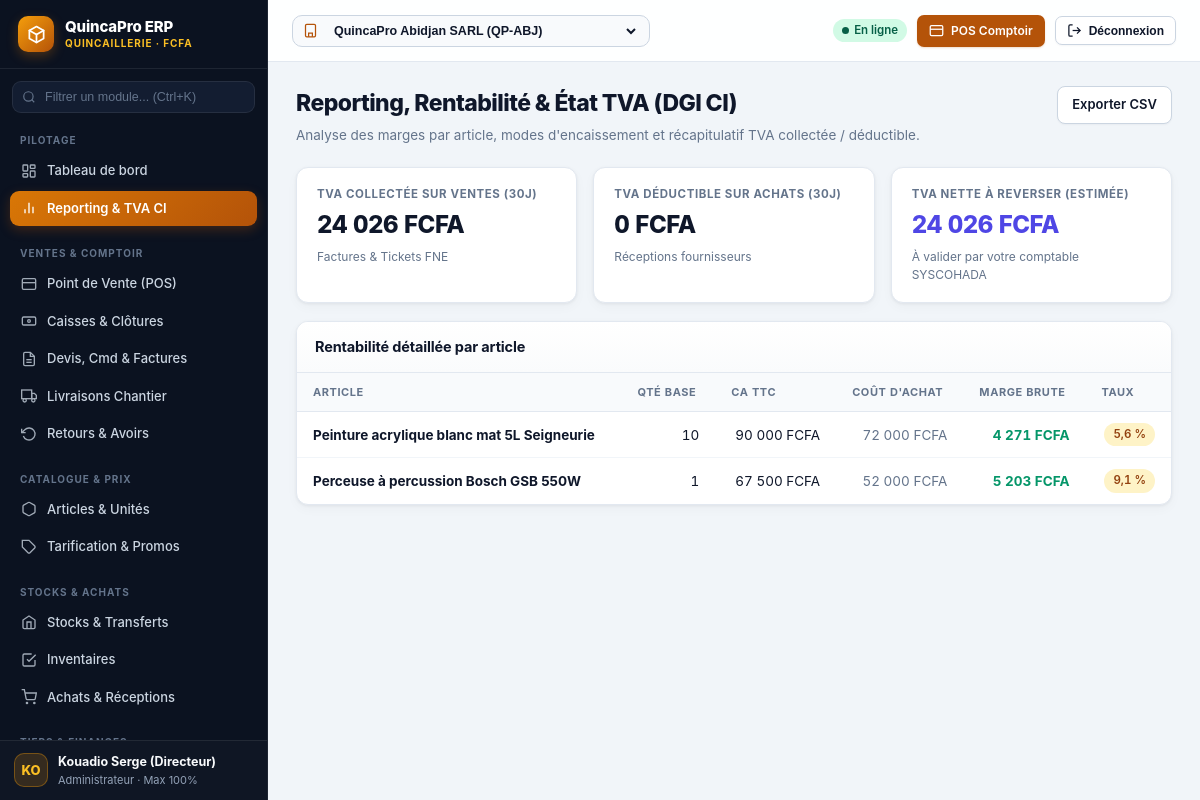
The page /reporting/ (signed in) on the database its author committed.
### apps/accounts/models.py (models this page shows, shortened)
class User(AbstractUser):
    full_name = models.CharField(max_length=140, blank=True)
    phone = models.CharField(max_length=40, blank=True)
    role = models.ForeignKey(Role, on_delete=models.PROTECT, null=True, blank=True, related_name='users')
    pin_hash = models.CharField(max_length=255, blank=True)
    default_company = models.ForeignKey('organization.Company', on_delete=models.PROTECT, null=True, blank=True)
    default_warehouse = models.ForeignKey('organization.Warehouse', on_delete=models.PROTECT, null=True, blank=True)
    failed_attempts = models.PositiveSmallIntegerField(default=0)
    locked_until = models.DateTimeField(null=True, blank=True)
    @property
    def display_name(self):
        return self.full_name or self.get_full_name() or self.username
    @property
    def max_discount_percent(self):
        if self.is_superuser:
            return 100
        return float(self.role.max_discount_percent) if self.role else 0.0

class Role(models.Model):
    code = models.CharField(max_length=32, unique=True)
    name = models.CharField(max_length=80)
    description = models.CharField(max_length=255, blank=True)
    max_discount_percent = models.DecimalField(max_digits=5, decimal_places=2, default=0)
    can_approve_override = models.BooleanField(default=False)
    permissions = models.JSONField(default=list, blank=True)
    is_system = models.BooleanField(default=False)
    class Meta:
        ordering = ['name']

### apps/sales/models.py (models this page shows)
class SalesLine(models.Model):
    document = models.ForeignKey(SalesDocument, on_delete=models.CASCADE, related_name='lines')
    product = models.ForeignKey('catalog.Product', on_delete=models.PROTECT)
    product_name = models.CharField(max_length=180)
    unit_label = models.CharField(max_length=80, default='Unité')
    conversion_factor = models.DecimalField(max_digits=12, decimal_places=4, default=1)
    quantity = models.DecimalField(max_digits=14, decimal_places=4)
    quantity_base = models.DecimalField(max_digits=14, decimal_places=4)
    base_price = models.DecimalField(max_digits=14, decimal_places=0, default=0)
    unit_price = models.DecimalField(max_digits=14, decimal_places=0)
    discount_percent = models.DecimalField(max_digits=5, decimal_places=2, default=0)
    tax_rate = models.DecimalField(max_digits=5, decimal_places=2, default=18)
    tax_label = models.CharField(max_length=80, default='TVA 18%')
    line_total_ht = models.DecimalField(max_digits=14, decimal_places=0)
    line_tax = models.DecimalField(max_digits=14, decimal_places=0, default=0)
    line_total_ttc = models.DecimalField(max_digits=14, decimal_places=0)
    cost_price_base = models.DecimalField(max_digits=14, decimal_places=2, default=0)
    pricing_rule_applied = models.CharField(max_length=160, blank=True)

### apps/reporting/views.py (the view, shortened to what this page needs)
# urls.py: path('reporting/', reporting_view, name='reporting'),
@require_perm('reporting.view')
def reporting_view(request):
    can_margins = user_has_perm(request.user, 'reporting.view_margins')
    data = build_dashboard_data(request.company, can_view_margins=can_margins)
    return render(request, 'reporting/reporting.html', {'data': data})

### templates/reporting/reporting.html (shortened to what this page needs)
{% extends 'base.html' %}
{% load erp_tags %}
{% block content %}
<div class="page-header">
  <div>
    <h1>Reporting, Rentabilité & État TVA (DGI CI)</h1>
    <p>Analyse des marges par article, modes d'encaissement et récapitulatif TVA collectée / déductible.</p>
  </div>
  <div class="page-actions">
    <a href="?export=csv" class="btn btn-secondary">Exporter CSV</a>
  </div>
</div>
<div class="grid grid-3" style="margin-bottom:18px;">
  <div class="card kpi-card">
    <span class="kpi-label">TVA Collectée sur ventes (30j)</span>
    <span class="kpi-value">{{ data.kpis.tva_collected|fcfa }}</span>
    <span class="kpi-sub">Factures & Tickets FNE</span>
  </div>
  <div class="card kpi-card">
    <span class="kpi-label">TVA Déductible sur achats (30j)</span>
    <span class="kpi-value">{{ data.kpis.tva_deductible|fcfa }}</span>
    <span class="kpi-sub">Réceptions fournisseurs</span>
  </div>
  <div class="card kpi-card">
    <span class="kpi-label">TVA Nette à reverser (estimée)</span>
    <span class="kpi-value" style="color:var(--info)">{{ data.kpis.tva_net|fcfa }}</span>
    <span class="kpi-sub">À valider par votre comptable SYSCOHADA</span>
  </div>
</div>
<div class="card">
  <div class="card-header"><h2>Rentabilité détaillée par article</h2></div>
  <div class="table-wrap">
    <table class="erp-table">
      <thead>
        <tr>
          <th>Article</th><th class="num">Qté base</th><th class="num">CA TTC</th>
          {% if can_view_margins %}<th class="num">Coût d'achat</th><th class="num">Marge brute</th><th class="num">Taux</th>{% endif %}
        </tr>
      </thead>
      <tbody>
        {% for p in data.top_products %}
          <tr>
            <td><strong>{{ p.name }}</strong></td>
            <td class="num">{{ p.qty|qty }}</td>
            <td class="num">{{ p.revenue|fcfa }}</td>
            {% if can_view_margins %}
              <td class="num muted">{{ p.cost|fcfa }}</td>
              <td class="num" style="color:var(--success)"><strong>{{ p.margin|fcfa }}</strong></td>
              <td class="num"><span class="badge {% if p.margin_rate < 18 %}badge-warning{% else %}badge-success{% endif %}">{{ p.margin_rate }} %</span></td>
            {% endif %}
          </tr>
        {% endfor %}
      </tbody>
    </table>
  </div>
</div>
{% endblock %}

### templates/base.html (shortened to what this page needs)
{% load static erp_tags %}
<!doctype html>
<html lang="fr">
<head>
  <link rel="stylesheet" href="{% static 'css/erp.css' %}" />
</head>
<body>
<div class="erp-shell">
  <aside class="erp-sidebar" id="erpSidebar" aria-label="Navigation principale">
    <div class="erp-brand">
      <div class="erp-brand-left">
        <div class="erp-brand-icon" aria-hidden="true">
          <svg width="19" height="19" viewBox="0 0 24 24" fill="none" stroke="currentColor" stroke-width="2.2" stroke-linecap="round" stroke-linejoin="round">
            <path d="M12 2L3 7v10l9 5 9-5V7l-9-5z"/><path d="M12 22V12"/><path d="M21 7l-9 5-9-5"/>
          </svg>
        </div>
        <div>
          <div class="erp-brand-title">QuincaPro ERP</div>
          <div class="erp-brand-sub">Quincaillerie · FCFA</div>
        </div>
      </div>
    </div>
    <div class="sidebar-search">
      <div class="sidebar-search-wrap">
        <span class="sidebar-search-icon" aria-hidden="true">
        </span>
        <input id="navQuickFilter" type="search" placeholder="Filtrer un module... (Ctrl+K)" autocomplete="off" oninput="filterNav(this.value)" />
      </div>
    </div>
    <nav class="erp-nav" id="erpNav">
      <div class="nav-section">
        <div class="nav-section-title">Pilotage</div>
        {% if 'dashboard.view' in user_perms %}
          <a class="nav-link {% if request.path == '/' %}active{% endif %}" href="/">
            <svg viewBox="0 0 24 24" fill="none" stroke="currentColor" stroke-width="2"><rect x="3" y="3" width="7" height="9" rx="1"/><rect x="14" y="3" width="7" height="5" rx="1"/><rect x="14" y="12" width="7" height="9" rx="1"/><rect x="3" y="16" width="7" height="5" rx="1"/></svg>
            <span>Tableau de bord</span>
          </a>
        {% endif %}
        {% if 'reporting.view' in user_perms %}
          <a class="nav-link {% if '/reporting' in request.path %}active{% endif %}" href="/reporting/">
            <svg viewBox="0 0 24 24" fill="none" stroke="currentColor" stroke-width="2"><line x1="18" y1="20" x2="18" y2="10"/><line x1="12" y1="20" x2="12" y2="4"/><line x1="6" y1="20" x2="6" y2="14"/></svg>
            <span>Reporting &amp; TVA CI</span>
          </a>
        {% endif %}
      </div>
      <div class="nav-section">
        <div class="nav-section-title">Ventes &amp; Comptoir</div>
        {% if 'pos.sell' in user_perms %}
          <a class="nav-link {% if '/pos' in request.path %}active{% endif %}" href="/pos/">
            <svg viewBox="0 0 24 24" fill="none" stroke="currentColor" stroke-width="2"><rect x="2" y="4" width="20" height="16" rx="2"/><line x1="2" y1="10" x2="22" y2="10"/></svg>
            <span>Point de Vente (POS)</span>
          </a>
        {% endif %}
        {% if 'cash.view' in user_perms %}
          <a class="nav-link {% if '/cash' in request.path %}active{% endif %}" href="/cash/">
            <svg viewBox="0 0 24 24" fill="none" stroke="currentColor" stroke-width="2"><rect x="2" y="6" width="20" height="12" rx="2"/><circle cx="12" cy="12" r="2"/><path d="M6 12h.01M18 12h.01"/></svg>
            <span>Caisses &amp; Clôtures</span>
          </a>
        {% endif %}
        {% if 'sales.view' in user_perms %}
          <a class="nav-link {% if '/sales' in request.path %}active{% endif %}" href="/sales/">
            <svg viewBox="0 0 24 24" fill="none" stroke="currentColor" stroke-width="2"><path d="M14 2H6a2 2 0 0 0-2 2v16a2 2 0 0 0 2 2h12a2 2 0 0 0 2-2V8z"/><polyline points="14 2 14 8 20 8"/><line x1="16" y1="13" x2="8" y2="13"/><line x1="16" y1="17" x2="8" y2="17"/></svg>
            <span>Devis, Cmd &amp; Factures</span>
          </a>
        {% endif %}
        {% if 'deliveries.view' in user_perms %}
          <a class="nav-link {% if '/deliveries' in request.path %}active{% endif %}" href="/deliveries/">
            <svg viewBox="0 0 24 24" fill="none" stroke="currentColor" stroke-width="2"><rect x="1" y="3" width="15" height="13"/><polygon points="16 8 20 8 23 11 23 16 16 16 16 8"/><circle cx="5.5" cy="18.5" r="2.5"/><circle cx="18.5" cy="18.5" r="2.5"/></svg>
            <span>Livraisons Chantier</span>
          </a>
        {% endif %}
        {% if 'returns.view' in user_perms %}
          <a class="nav-link {% if '/returns' in request.path %}active{% endif %}" href="/returns/">
            <svg viewBox="0 0 24 24" fill="none" stroke="currentColor" stroke-width="2"><polyline points="1 4 1 10 7 10"/><path d="M3.51 15a9 9 0 1 0 2.13-9.36L1 10"/></svg>
            <span>Retours &amp; Avoirs</span>
          </a>
        {% endif %}
      </div>
      <div class="nav-section">
        <div class="nav-section-title">Catalogue &amp; Prix</div>
        {% if 'catalog.view' in user_perms %}
          <a class="nav-link {% if '/catalog' in request.path %}active{% endif %}" href="/catalog/">
            <svg viewBox="0 0 24 24" fill="none" stroke="currentColor" stroke-width="2"><path d="M21 16V8a2 2 0 0 0-1-1.73l-7-4a2 2 0 0 0-2 0l-7 4A2 2 0 0 0 3 8v8a2 2 0 0 0 1 1.73l7 4a2 2 0 0 0 2 0l7-4A2 2 0 0 0 21 16z"/></svg>
            <span>Articles &amp; Unités</span>
          </a>
        {% endif %}
        {% if 'pricing.view' in user_perms %}
          <a class="nav-link {% if '/pricing' in request.path %}active{% endif %}" href="/pricing/">
            <svg viewBox="0 0 24 24" fill="none" stroke="currentColor" stroke-width="2"><path d="M20.59 13.41l-7.17 7.17a2 2 0 0 1-2.83 0L2 12V2h10l8.59 8.59a2 2 0 0 1 0 2.82z"/><line x1="7" y1="7" x2="7.01" y2="7"/></svg>
            <span>Tarification &amp; Promos</span>
          </a>
        {% endif %}
      </div>
      <div class="nav-section">
        <div class="nav-section-title">Stocks &amp; Achats</div>
        {% if 'inventory.view' in user_perms %}
          <a class="nav-link {% if '/inventory' in request.path %}active{% endif %}" href="/inventory/">
            <svg viewBox="0 0 24 24" fill="none" stroke="currentColor" stroke-width="2"><path d="M3 9l9-6 9 6v11a2 2 0 0 1-2 2H5a2 2 0 0 1-2-2z"/><polyline points="9 22 9 12 15 12 15 22"/></svg>
            <span>Stocks &amp; Transferts</span>
          </a>
        {% endif %}
        {% if 'stock_counts.view' in user_perms %}
          <a class="nav-link {% if '/stock-counts' in request.path %}active{% endif %}" href="/stock-counts/">
            <svg viewBox="0 0 24 24" fill="none" stroke="currentColor" stroke-width="2"><path d="M9 11l3 3L22 4"/><path d="M21 12v7a2 2 0 0 1-2 2H5a2 2 0 0 1-2-2V5a2 2 0 0 1 2-2h11"/></svg>
            <span>Inventaires</span>
          </a>
        {% endif %}
        {% if 'purchases.view' in user_perms %}
          <a class="nav-link {% if '/purchases' in request.path %}active{% endif %}" href="/purchases/">
            <svg viewBox="0 0 24 24" fill="none" stroke="currentColor" stroke-width="2"><circle cx="9" cy="21" r="1"/><circle cx="20" cy="21" r="1"/><path d="M1 1h4l2.68 13.39a2 2 0 0 0 2 1.61h9.72a2 2 0 0 0 2-1.61L23 6H6"/></svg>
            <span>Achats &amp; Réceptions</span>
          </a>
        {% endif %}
      </div>
      <div class="nav-section">
        <div class="nav-section-title">Tiers &amp; Finances</div>
      </div>
    </nav>
    <div class="sidebar-footer">
      <div class="user-avatar" aria-hidden="true">{{ request.user.display_name|slice:":2"|upper }}</div>
      <div class="sidebar-user-meta">
        <div class="sidebar-user-name">{{ request.user.display_name }}</div>
        <div class="sidebar-user-role">{{ request.user.role.name|default:'Superuser' }} · Max {{ request.user.max_discount_percent }}%</div>
      </div>
    </div>
  </aside>
  <div class="erp-main">
    <header class="erp-topbar no-print">
      <div class="topbar-left">
        {% if available_companies|length > 1 %}
          <form method="post" action="/organization/switch-company/" class="company-pill">
            <svg width="15" height="15" viewBox="0 0 24 24" fill="none" stroke="#b45309" stroke-width="2"><rect x="4" y="2" width="16" height="20" rx="2"/><path d="M9 22v-6h6v6"/></svg>
            <select name="company_id" class="company-select" onchange="this.form.submit()" aria-label="Société active">
              {% for comp in available_companies %}
                <option value="{{ comp.id }}" {% if active_company and comp.id == active_company.id %}selected{% endif %}>
                  {{ comp.legal_name }} ({{ comp.code }})
                </option>
              {% endfor %}
            </select>
          </form>
        {% elif active_company %}
          <div class="company-pill">
            <svg width="15" height="15" viewBox="0 0 24 24" fill="none" stroke="#b45309" stroke-width="2"><rect x="4" y="2" width="16" height="20" rx="2"/><path d="M9 22v-6h6v6"/></svg>
            <strong class="small">{{ active_company.legal_name }}</strong>
          </div>
        {% endif %}
      </div>
      <div class="topbar-right">
        <span id="netStatusBadge" class="badge badge-success">
        </span>
        {% if 'pos.sell' in user_perms %}
          <a href="/pos/" class="btn btn-primary btn-sm">
            <svg viewBox="0 0 24 24" fill="none" stroke="currentColor" stroke-width="2"><rect x="2" y="4" width="20" height="16" rx="2"/><line x1="2" y1="10" x2="22" y2="10"/></svg>
            <span>POS Comptoir</span>
          </a>
        {% endif %}
        <form method="post" action="/logout/">
          <button type="submit" class="btn btn-secondary btn-sm">
            <svg viewBox="0 0 24 24" fill="none" stroke="currentColor" stroke-width="2"><path d="M9 21H5a2 2 0 0 1-2-2V5a2 2 0 0 1 2-2h4"/><polyline points="16 17 21 12 16 7"/><line x1="21" y1="12" x2="9" y2="12"/></svg>
            <span>Déconnexion</span>
          </button>
        </form>
      </div>
    </header>
    <main class="erp-content">
      {% block content %}{% endblock %}
    </main>
  </div>
</div>
</body>
</html>

### rows shown on the page
User: user.display_name "KO", user.display_name "Kouadio Serge (Directeur)", user.role.name "Administrateur", user.max_discount_percent "100"
SalesLine: name "Peinture acrylique blanc mat 5L Seigneurie"
SalesLine: name "Perceuse à percussion Bosch GSB 550W"

### other values the page prints
{{ data.kpis.tva_collected|fcfa }} "24 026 FCFA"
{{ data.kpis.tva_deductible|fcfa }} "0 FCFA"
{{ data.kpis.tva_net|fcfa }} "24 026 FCFA"
{{ p.qty|qty }} "10" "1"
{{ p.revenue|fcfa }} "90 000 FCFA" "67 500 FCFA"
{{ p.cost|fcfa }} "72 000 FCFA" "52 000 FCFA"
{{ p.margin|fcfa }} "4 271 FCFA" "5 203 FCFA"
{{ p.margin_rate }} "5,6" "9,1"
form field company_id "QuincaPro Abidjan SARL (QP-ABJ)"
